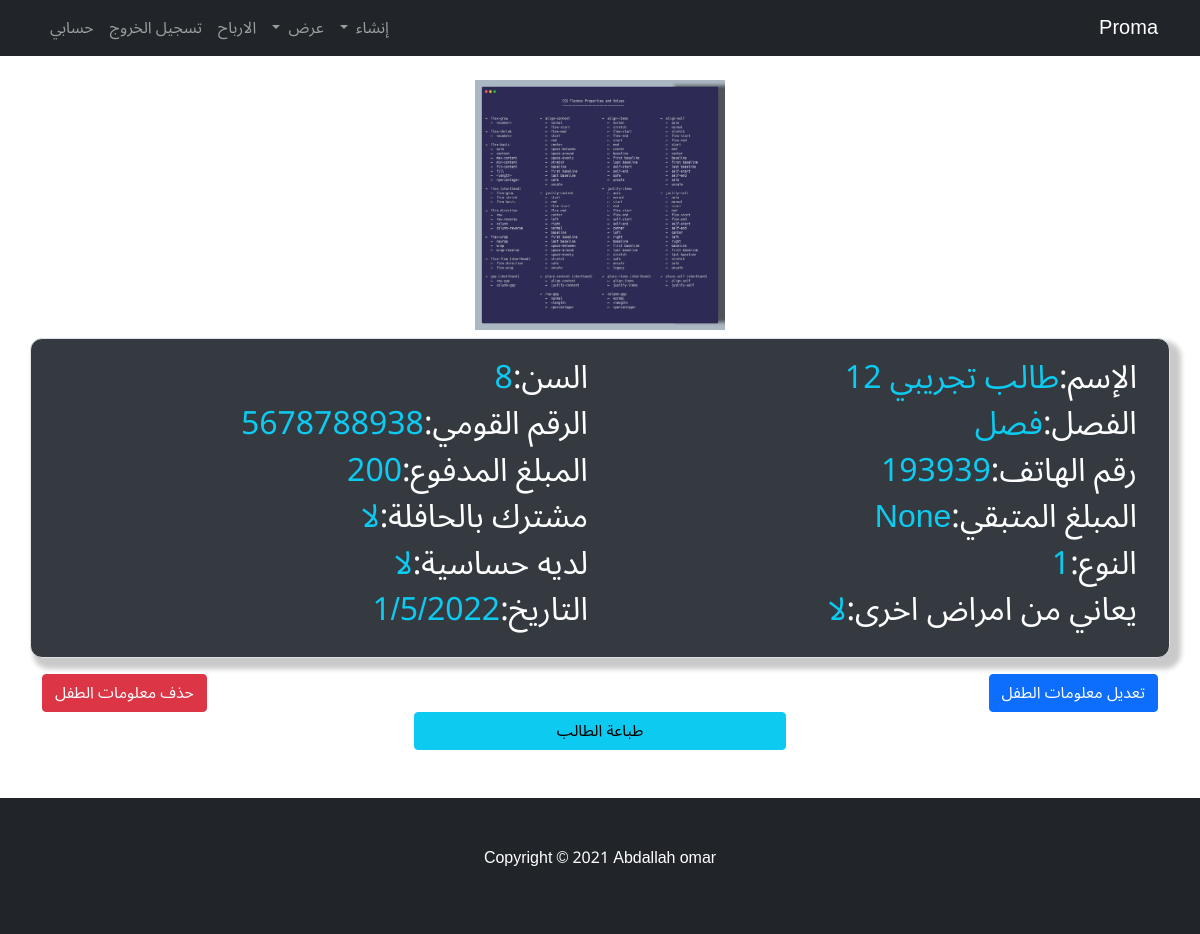
The app's page /boys/33 (signed in) with its own data.
### home_app/models.py (models this page shows, shortened)
class boy(models.Model):
    user = models.ForeignKey(User, verbose_name=("المستخدم"), on_delete=models.CASCADE)
    profile = models.ForeignKey(Profile, verbose_name=("المستخدم"), on_delete=models.CASCADE)
    name = models.CharField(max_length=50, verbose_name="الاسم")
    age = models.IntegerField(verbose_name="السن",null=True,blank=True, default=0)
    boy_class = models.ForeignKey("classes", verbose_name=("الفصل"), on_delete=models.PROTECT)
    number_kawme = models.IntegerField(verbose_name="الرقم القومي", blank=True, null=True)
    number_phone = models.IntegerField(verbose_name="رقم ولي الامر", blank=True, null=True)
    other_number = models.IntegerField(verbose_name="رقم أخر", blank=True, null=True)
    image = models.ImageField(upload_to="boys_images/", verbose_name="صورة الطفل", blank=True, null=True)
    Date_of_Birth = models.DateField(verbose_name="تاريخ الميلاد",null=True)
    bus_subscriber = models.BooleanField(verbose_name="مشترك بالاتوبيس", default=False)
    price_of_bus = models.IntegerField(verbose_name="سعر اشتراك الاتوبيس", default=0)
    addres = models.CharField(max_length=50, verbose_name="العنوان", blank=True, null=True)
    kind = models.CharField(max_length=50, choices=kinds, verbose_name="النوع",default='1')
    allergy = models.BooleanField(verbose_name="لديه حساسية", default=False,blank=True)
    sick = models.BooleanField(verbose_name="يعناي الطفل من امراض اخرى", default=False,blank=True)
    kind_of_sick = models.CharField(max_length=50, verbose_name="المرض", blank=True, null=True)
    paid = models.IntegerField(verbose_name='المبلغ المدفوع')
    Remaining_amount = models.IntegerField(verbose_name='المبلغ المتبقي', blank=True, null=True)
    date = models.DateTimeField(auto_now=True, verbose_name="التاريخ")
    paids = models.BooleanField(verbose_name="تم الدفع", null=True, default=False)
    year = models.CharField(max_length=50,choices=academic_years,blank=True,null=True)
    add_date = models.DateField(auto_now=False,auto_now_add=False,verbose_name="التاريخ",null=True,blank=True)

class classes(models.Model):
    user = models.ForeignKey(User, verbose_name=("المستخدم"), on_delete=models.CASCADE)
    name = models.CharField(max_length=50, verbose_name="اسم الفصل")
    techer = models.ForeignKey("techers", verbose_name=("المعلمة"), on_delete=models.PROTECT)
    date = models.DateTimeField(auto_now=True, verbose_name="التاريخ")
    year = models.CharField(max_length=50,choices=academic_years,blank=True,null=True)
    add_date = models.DateField(auto_now=False, auto_now_add=False, verbose_name="التاريخ",null=True,blank=True)
    def __str__(self):
        return self.name

### home_app/views.py (the view)
# urls.py: path('boys/<int:id>', Boy, name="Boy"),
@login_required
def Boy(request, id):
    Boy = boy.objects.filter(id=id, user=request.user)
    return render(request, 'project/boy_details.html', context={'boy':Boy})

### home_app/templates/project/boy_details.html (shortened to what this page needs)
{% extends 'base.html' %}
{% block body %}
<div class="align-items-center text-lg-start text-center text-xl-start text-md-start">
<div class="container mt-4">
    {% for boy in boy %}
    {% if boy.image %}
        <center><h2 class="col-xl-12"><img src="{{boy.image.url}}" class="img-responsive" height="250px" width="250px"></h2></center>
    {% endif %}
    <div class="row border">
        <h2 class="col-xl-4 col-sm-12 col-md-6 col-lg-6 col-xl-6">الإسم:<span class="text-info">{{boy.name}}</span></h2>
        <h2 class="col-xl-4 col-sm-12 col-md-6 col-lg-6 col-xl-6">السن:<span class="text-info">{{boy.age}}</span></h2>
        <h2 class="col-xl-4 col-sm-12 col-md-6 col-lg-6 col-xl-6">الفصل:<span class="text-info">{{boy.boy_class}}</span></h2>
        {% if boy.number_kawme %}
            <h2 class="col-xl-4 col-sm-12 col-md-6 col-lg-6 col-xl-6">الرقم القومي:<span class="text-info">{{boy.number_kawme}}</span></h2>
        {% endif %}
        {% if boy.number_phone %}
            <h2 class="col-xl-4 col-sm-12 col-md-6 col-lg-6 col-xl-6">رقم الهاتف:<span class="text-info">{{boy.number_phone}}</span></h2>
        {% endif %}
        <h2 class="col-xl-4 col-sm-12 col-md-6 col-lg-6 col-xl-6">المبلغ المدفوع:<span class="text-info">{{boy.paid}}</span></h2>
        <h2 class="col-xl-4 col-sm-12 col-md-6 col-lg-6 col-xl-6">المبلغ المتبقي:<span class="text-info">{{boy.Remaining_amount}}</span></h2>
        {% if boy.bus_subscriber == True %}
            <h2 class="col-xl-4 col-sm-12 col-md-6 col-lg-6 col-xl-6">مشترك بالحافلة:<span class="text-info">نعم</span></h2>
            <h2 class="col-xl-4 col-sm-12 col-md-6 col-lg-6 col-xl-6">سعر الاشتراك:<span class="text-info">{{boy.price_of_bus}}</span></h2>
        {% else %}
            <h2 class="col-xl-4 col-sm-12 col-md-6 col-lg-6 col-xl-6">مشترك بالحافلة:<span class="text-info">لا</span></h2>
        {% endif %}
        <h2 class="col-xl-4 col-sm-12 col-md-6 col-lg-6 col-xl-6">النوع:<span class="text-info">{{boy.kind}}</span></h2>
        {% if boy.allergy == True %}
        <h2 class="col-xl-4 col-sm-12 col-md-6 col-lg-6 col-xl-6">لديه حساسية:<span class="text-info">نعم</span></h2>
        {% else %}
            <h2 class="col-xl-4 col-sm-12 col-md-6 col-lg-6 col-xl-6">لديه حساسية:<span class="text-info">لا</span></h2>
        {% endif %}
        {% if boy.sick == True %}
            <h2 class="col-xl-4 col-sm-12 col-md-6 col-lg-6 col-xl-6">يعاني من امراض اخرى:<span class="text-info">نعم</span></h2>
            <h2 class="col-xl-4 col-sm-12 col-md-6 col-lg-6 col-xl-6">المرض:<span class="text-info">{{boy.kind_of_sick}}</span></h2>
        {% else %}
            <h2 class="col-xl-4 col-sm-12 col-md-6 col-lg-6 col-xl-6">يعاني من امراض اخرى:<span class="text-info">لا</span></h2>
        {% endif %}
        <h2 class="col-xl-4 col-sm-12 col-md-6 col-lg-6 col-xl-6">التاريخ:<span class="text-info">{{boy.date|date:"j/n/Y"}}</span></h2>
    </div>
    <div class="row mt-3">
        <div class="col-6"><a href="{% url 'app:Boy_edit'  boy.id %}" class="btn btn-primary">تعديل معلومات الطفل</a></div>
        <div class="col-6 text-end align-self-end"><a href="{% url 'app:delete_boy'  boy.id %}" class="btn btn-danger">حذف معلومات الطفل</a></div>
    </div>
    {% endfor %}
    <div class="row">
        <div class="col text-center">
          <button onclick="window.print();" class="btn btn-info col-4">طباعة الطالب</button>
        </div>
    </div>
</div>
</div>
{% endblock %}

### home_app/templates/base.html (style rules this page uses)
* { font-family: 'Noto Sans Arabic', sans-serif; }
a { text-decoration: none; }

### home_app/templates/project/boy_details.html (style rules this page uses)
.border { border: 2px solid #000; border-radius: 12px; padding: 20px; background-color: #343a40; color: #fff; box-shadow: 7px 7px 5px 4px rgba(0, 0, 0, 0.21); }

### records on screen
boy: image (picture), name "طالب تجريبي 12", age "8", boy_class "فصل", number_kawme "5678788938", number_phone "193939", paid "200", Remaining_amount "None", shows "مشترك بالحافلة:", bus_subscriber "لا", kind "1", shows "لديه حساسية:", allergy "لا", shows "يعاني من امراض اخرى:", sick "لا", date "1/5/2022"
